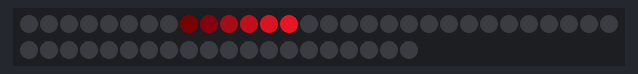
Recording of a sketch running on a simulated Arduino Uno, built with avr-gcc and run on an emulated ATmega328P. Parts: 50 RGB LEDs in strip order, left to right, continuing on the next row. Dim RGB values are drawn brighter than linear; no radio packets arrive unless stated.

Above: at 0.46 s.
At 9.45 s:
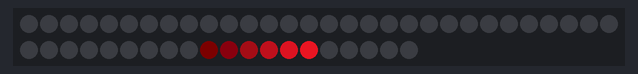
At 18.77 s:
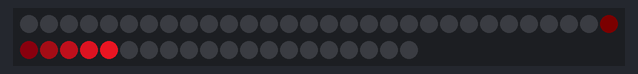
At 28.1 s:
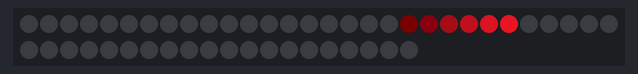
At 37.09 s:
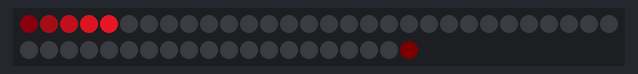

The sketch:

Cylon-en-riktning-blue-rfsync-tx.ino
```cpp
#include "FastLED.h"
#include <VirtualWire.h>
// Load with card: ArduinoUNO
// Programmer:     AVR ISP

const int led_pin = 13;
const int transmit_pin = 12;
const int receive_pin = 11;
const int transmit_en_pin = 3;

// How many leds in your strip?
#define NUM_LEDS 50

// For led chips like Neopixels, which have a data line, ground, and power, you just
// need to define DATA_PIN.  For led chipsets that are SPI based (four wires - data, clock,
// ground, and power), like the LPD8806, define both DATA_PIN and CLOCK_PIN
#define DATA_PIN 3
#define CLOCK_PIN 13

// Define the array of leds
CRGB leds[NUM_LEDS];

void setup() {
	// FastLED.addLeds<NEOPIXEL,DATA_PIN>(leds, NUM_LEDS);
        FastLED.addLeds<WS2801, DATA_PIN, CLOCK_PIN, RGB>(leds, NUM_LEDS);
        //initialize RF-lib
        setupRF();
}

//Setup Radio
void setupRF() {
 // Initialise the IO and ISR
  vw_set_tx_pin(transmit_pin);
  vw_set_rx_pin(receive_pin);
  vw_set_ptt_pin(transmit_en_pin);
  vw_set_ptt_inverted(true); // Required for DR3100
  vw_setup(2000);	 // Bits per sec
  pinMode(led_pin, OUTPUT);
}

void txSyncSignal() {
  char msg[1] = {'1'}; //Send a 1, to indicate sync
  digitalWrite(led_pin, HIGH); // Flash a light to show transmitting
  vw_send((uint8_t *)msg, 1);
  vw_wait_tx(); // Wait until the whole message is gone
  digitalWrite(led_pin, LOW);
 // delay(1000);
}


void loop() {
         //Let the world know we run
	// First slide the led in one direction
	int i = 0;
        int msDelay = 30;

        //pink
        int hue = 250;
        int sat = 180;


        txSyncSignal(); //Send out a Sync to anyone listening

        while ( 1 ) {

                int led_0 = (i) % NUM_LEDS;
                int led_1 = (i+1) % NUM_LEDS;
                int led_2 = (i+2) % NUM_LEDS;
                int led_3 = (i+3) % NUM_LEDS;
                int led_4 = (i+4) % NUM_LEDS;
                int led_5 = (i+5) % NUM_LEDS;

/*
		leds[led_0] = CHSV( hue, 128, 25);
                leds[led_1] = CHSV( hue, 128, 50);
                leds[led_2] = CHSV( hue, 128, 100);
                leds[led_3] = CHSV( hue, 128, 150);
                leds[led_4] = CHSV( hue, 128, 200);
                leds[led_5] = CHSV( hue, 128, 225);
*/
                leds[led_0] = CHSV( hue, sat, 25);
                leds[led_1] = CHSV( hue, sat, 50);
                leds[led_2] = CHSV( hue, sat, 100);
                leds[led_3] = CHSV( hue, sat, 150);
                leds[led_4] = CHSV( hue, sat, 200);
                leds[led_5] = CHSV( hue, sat, 225);

                FastLED.show();
                leds[led_0]   = CRGB::Black;
                leds[led_1]   = CRGB::Black;
                leds[led_2]   = CRGB::Black;
                leds[led_3]   = CRGB::Black;
                leds[led_4]   = CRGB::Black;
                leds[led_5]   = CRGB::Black;
                i++;
                delay(msDelay);

                if ( i >= NUM_LEDS ) {
                   i=0; //reset to sync
                   break;
                }
             }
	}
```
